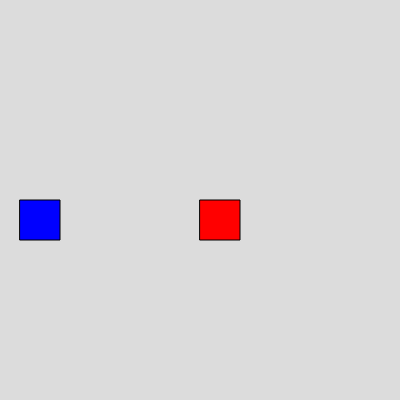
Frame 1 (no input)
Frame 60 (no input): identical to frame 1, image omitted
Frame 120 (the mouse pressed at the canvas centre since frame 60): identical to frame 1, image omitted

The p5.js sketch that drew this single still picture (run headless with seeded random() and noise() and a simulated clock; from frame 60 on, the mouse is pressed at the canvas centre):

// p5.js sketch
// ── sketch.js
let ob, player;

function setup() {
  createCanvas(400, 400);
  player = new Player(20,200,40,40);
  ob = new Obstacle(200,200,40,40);
}

function draw() {
  background(220);
  
  
  if(keyIsDown(RIGHT_ARROW)){
    player.moveRight()
  }
  player.checkCollision(ob);
  player.show();
  
  
  ob.show();
 
}

// ── obstacle.js
class Obstacle{
  constructor(x, y, width, height) {
    this.x = x; 
    this.y = y;
    this.width = width;
    this.height = height;
    this.active = true;
    this.hitCount =0;
  }

  show() {
    if(this.hitCount < 3) {
      fill("red");
      rect(this.x, this.y, this.width, this.height);
    } else {
      this.active = false;
    }
   
  }

}
// ── player.js
class Player {
  constructor(x, y, width, height) {
    this.x = x;
    this.y = y;
    this.width = width;
    this.height = height;
    this.speed = 2;
  }


  show() {
    fill("blue");
    rect(this.x, this.y, this.width, this.height);
  }
  moveRight() {
    this.x += this.speed;
  }

  checkCollision(obst) {
    if (obst.active && (this.x + this.width > obst.x)) {
      console.log("BAM!!");
      this.x = obst.x - this.width - 2;
      obst.hitCount++;
    }
  }

}
